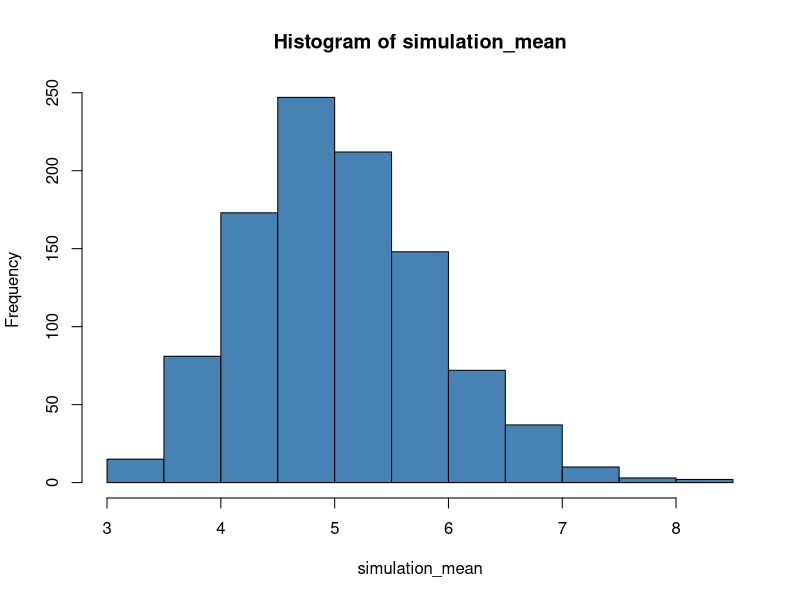
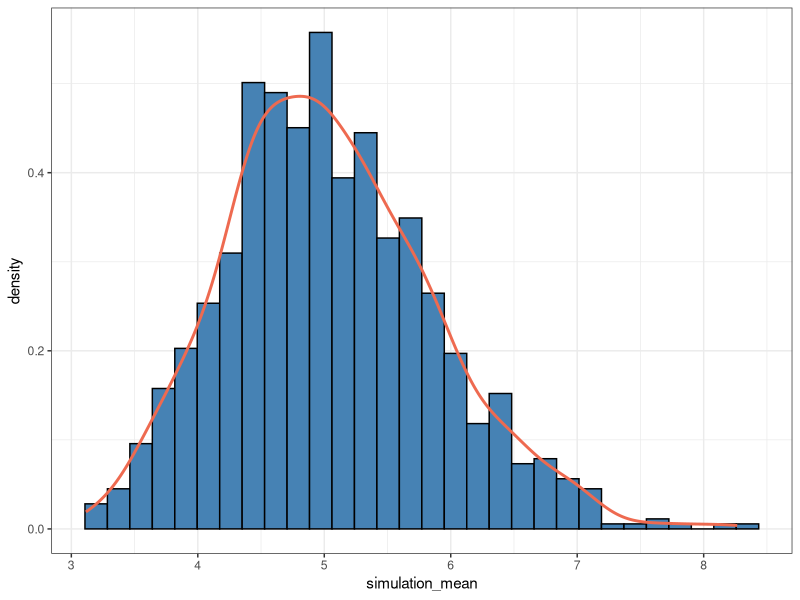

Write R code to recreate these figures, in order.
## ---- chunk 1
suppressPackageStartupMessages(library(dplyr))
library(ggplot2)
## ---- chunk 2
set.seed(5)
n = 40
lambda = 0.2
simulations = 1000

simulation_data = matrix(rexp(simulations*n, lambda), simulations)
simulation_mean = apply(simulation_data, 1, mean)
hist(simulation_mean, col="steelblue")
## ---- chunk 3
theoretical_mean = round(1/lambda, 3)
sample_mean = round(mean(simulation_mean), 3)
## ---- chunk 4
theoretical_var = (1/lambda)^2/n
theoretical_sd = sqrt(theoretical_var)
## ---- chunk 5
plot_data = data.frame(simulation_mean)

plot_data %>%
    ggplot(aes(x=simulation_mean)) + 
    geom_histogram(aes(y=..density..), fill="steelblue", colour="black") + 
    geom_density(size=1, colour="coral2") + 
    theme_bw()
